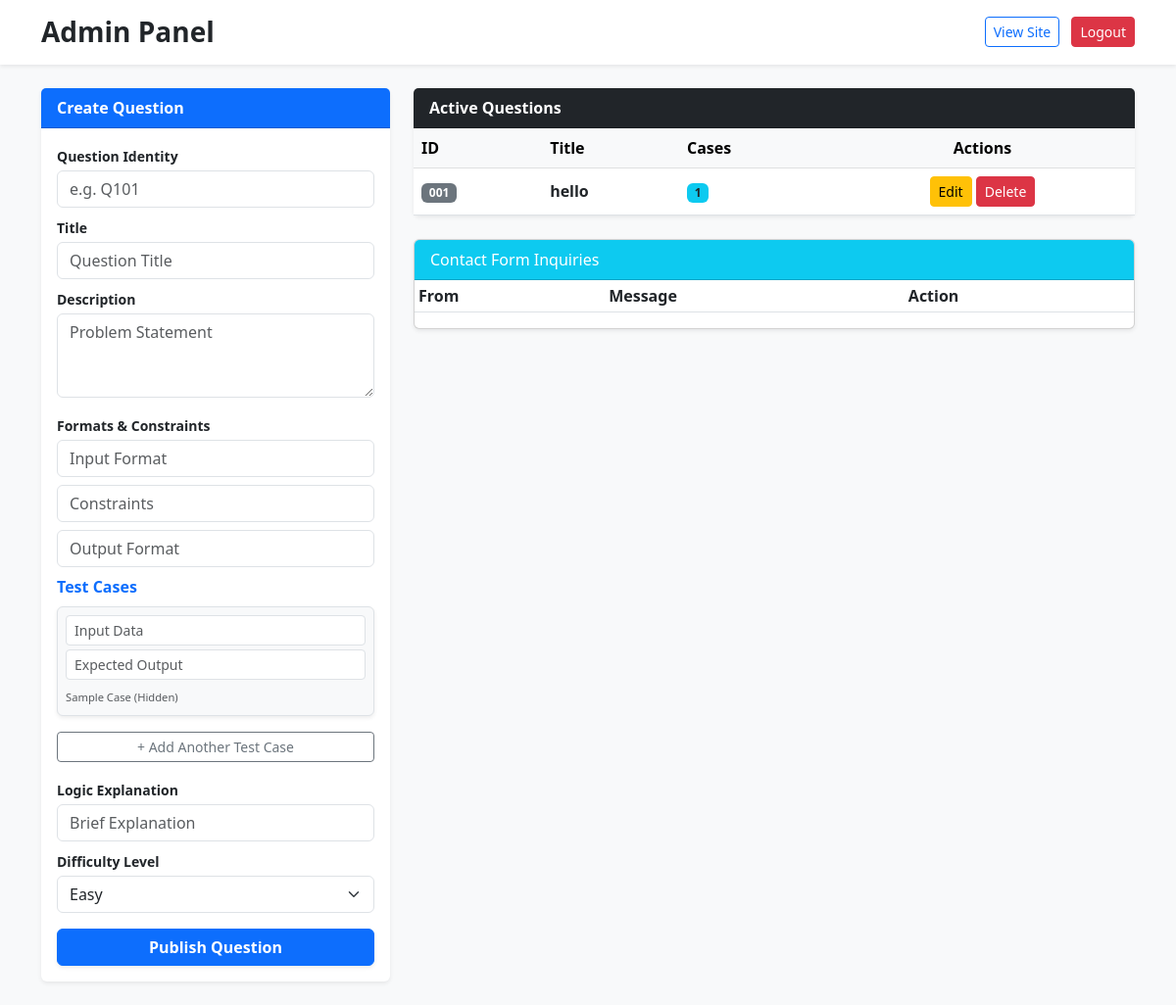
The app's page /admin (signed in), older data.
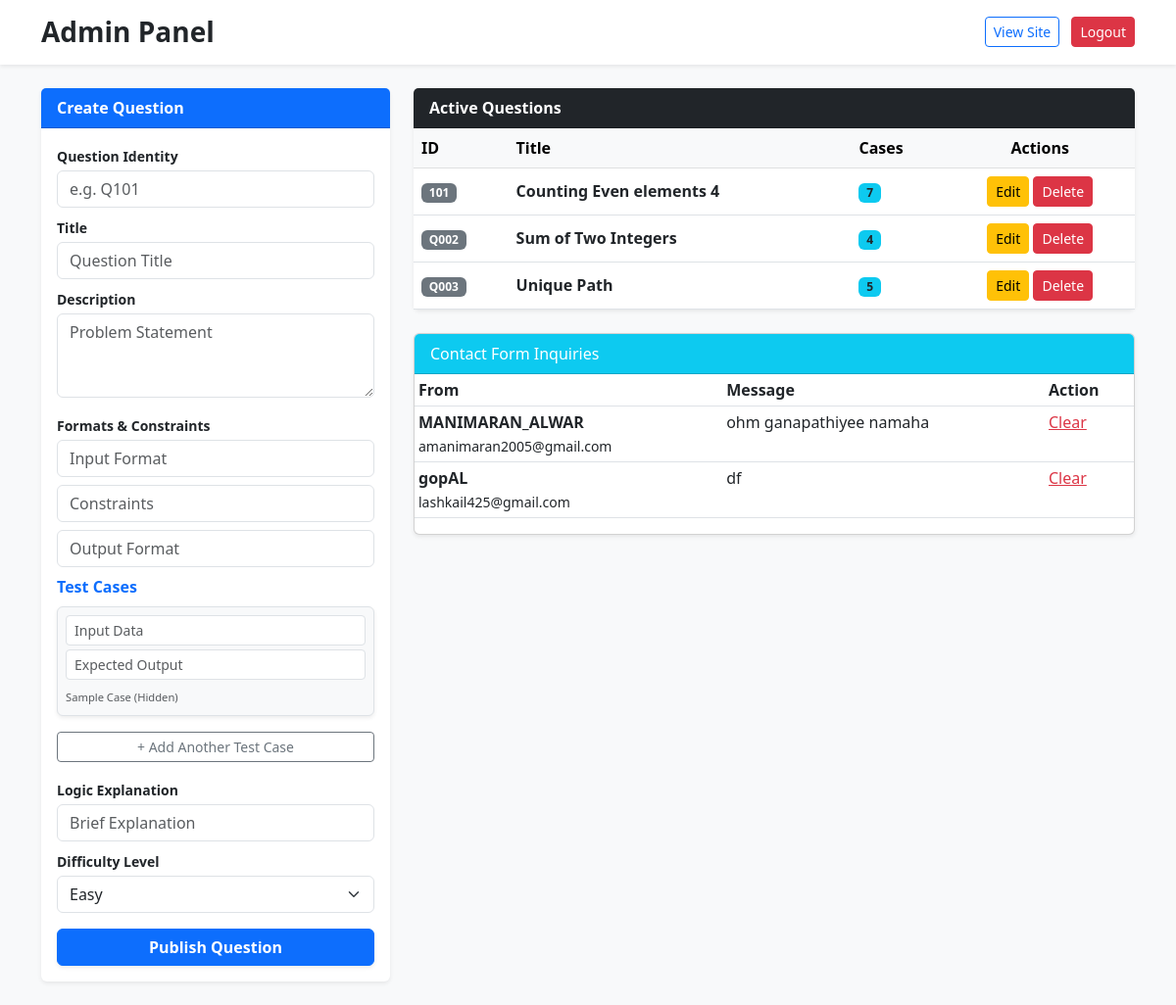
The same page, newer data.
### app.py (models this page shows)
class Question(db.Model):
    id = db.Column(db.Integer, primary_key=True)
    question_id = db.Column(db.String(10), unique=True)
    title = db.Column(db.String(100))
    description = db.Column(db.Text)
    input_format = db.Column(db.Text)
    constraints = db.Column(db.Text)
    output_format = db.Column(db.Text)
    explanation = db.Column(db.Text)
    difficulty = db.Column(db.String(50))
    test_cases = db.relationship('TestCase', backref='question', cascade="all, delete-orphan")

class Message(db.Model):
    id = db.Column(db.Integer, primary_key=True)
    name = db.Column(db.String(100))
    email = db.Column(db.String(100))
    content = db.Column(db.Text)

### app.py (the view)
@app.route('/admin')
@login_required
def admin_panel():
    messages = Message.query.all()
    questions = Question.query.all()
    return render_template('admin.html',  messages=messages, questions=questions)

### app.py (called while the page is built)
@login_manager.user_loader
def load_user(user_id):
    return User.query.get(int(user_id))

### templates/admin.html (shortened to what this page needs)
<!DOCTYPE html>
<html lang="en">
<head>
    <link href="https://cdn.jsdelivr.net/npm/bootstrap@5.3.0/dist/css/bootstrap.min.css" rel="stylesheet">
</head>
<body class="bg-light">
    <div class="container-fluid bg-white shadow-sm mb-4 p-3">
        <div class="container d-flex justify-content-between align-items-center">
            <h3 class="m-0 text-dark fw-bold">Admin Panel</h3>
            <div>
                <a href="/student_problem_view" class="btn btn-outline-primary btn-sm me-2">View Site</a>
                <a href="/logout" class="btn btn-danger btn-sm">Logout</a>
            </div>
        </div>
    </div>
    <div class="container">
        <div class="row">
            <div class="col-lg-4">
                <div class="card mb-4 shadow-sm border-0">
                    <div class="card-header bg-primary text-white fw-bold">Create Question</div>
                    <div class="card-body">
                        <form action="/admin/question_add" method="POST">
                            <label class="small fw-bold mb-1">Question Identity</label>
                            <input type="text" name="question_id" class="form-control mb-2" placeholder="e.g. Q101" required>
                            <label class="small fw-bold mb-1">Title</label>
                            <input type="text" name="title" class="form-control mb-2" placeholder="Question Title" required>
                            <label class="small fw-bold mb-1">Description</label>
                            <textarea name="description" class="form-control mb-3" placeholder="Problem Statement" rows="3"></textarea>
                            <label class="small fw-bold mb-1">Formats & Constraints</label>
                            <input type="text" name="input_format" class="form-control mb-2" placeholder="Input Format" required>
                            <input type="text" name="constraints" class="form-control mb-2" placeholder="Constraints" required>
                            <input type="text" name="output_format" class="form-control mb-2" placeholder="Output Format" required>
                            <div id="test-cases-container" class="mb-3">
                                <label class="fw-bold mb-2 text-primary">Test Cases</label>
                                <div class="test-case-row border rounded p-2 mb-2 bg-light shadow-sm">
                                    <input type="text" name="test_inputs[]" class="form-control form-control-sm mb-1" placeholder="Input Data" required>
                                    <input type="text" name="test_outputs[]" class="form-control form-control-sm mb-1" placeholder="Expected Output" required>
                                    <small class="text-muted" style="font-size: 0.7rem;">Sample Case (Hidden)</small>
                                </div>
                            </div>
                            <button type="button" class="btn btn-sm btn-outline-secondary w-100 mb-3" onclick="addTestCase()">
                                + Add Another Test Case
                            </button>
                            <label class="small fw-bold mb-1">Logic Explanation</label>
                            <input type="text" name="explanation" class="form-control mb-2" placeholder="Brief Explanation" required>
                            <label class="small fw-bold mb-1">Difficulty Level</label>
                            <select class="form-select mb-3" name="difficulty">
                                <option value="Easy">Easy</option>
                            </select>
                            <button type="submit" class="btn btn-primary w-100 fw-bold shadow-sm">Publish Question</button>
                        </form>
                    </div>
                </div>
            </div>
            <div class="col-lg-8">
                <div class="card shadow-sm mb-4 border-0">
                    <div class="card-header bg-dark text-white fw-bold">Active Questions</div>
                    <div class="table-responsive">
                        <table class="table table-hover align-middle mb-0">
                            <thead class="table-light">
                                <tr>
                                    <th>ID</th>
                                    <th>Title</th>
                                    <th>Cases</th>
                                    <th class="text-center">Actions</th>
                                </tr>
                            </thead>
                            <tbody>
                                {% for q in questions %}
                                <tr>
                                    <td><span class="badge bg-secondary">{{ q.question_id }}</span></td>
                                    <td class="fw-semibold">{{ q.title }}</td>
                                    <td>
                                        <span class="badge bg-info text-dark">{{ q.test_cases|length }}</span>
                                    </td>
                                    <td class="text-center">
                                        <a href="/admin/update/{{ q.id }}" class="btn btn-warning btn-sm">Edit</a>
                                        <a href="/admin/delete_question/{{ q.id }}" class="btn btn-danger btn-sm" onclick="return confirm('Delete this question?')">Delete</a>
                                    </td>
                                </tr>
                                {% endfor %}
                            </tbody>
                        </table>
                    </div>
                </div>
                <div class="card shadow-sm">
                    <div class="card-header bg-info text-white">Contact Form Inquiries</div>
                    <div class="table-responsive">
                        <table class="table table-sm">
                            <thead><tr><th>From</th><th>Message</th><th>Action</th></tr></thead>
                            <tbody>
                                {% for m in messages %}
                                <tr>
                                    <td><strong>{{ m.name }}</strong><br><small>{{ m.email }}</small></td>
                                    <td>{{ m.content }}</td>
                                    <td><a href="/admin/delete_msg/{{ m.id }}" class="text-danger">Clear</a></td>
                                </tr>
                                {% endfor %}
                            </tbody>
                        </table>
                    </div>
                </div>
            </div>
        </div>
    </div>
</body>
</html>

### templates/admin.html (style rules this page uses)
.test-case-row { transition: all 0.2s ease; }
.table-responsive { max-height: 500px; overflow-y: auto; }

Row changes from the older to the newer data that the page shows:
changed Question: question_id "001" → "101"; title "hello" → "Counting Even elements 4"; test_cases|length "1" → "7"
added Question: question_id "Q002", title "Sum of Two Integers", test_cases|length "4"
added Question: question_id "Q003", title "Unique Path", test_cases|length "5"
added Message: name "MANIMARAN_ALWAR", email "amanimaran2005@gmail.com", content "ohm ganapathiyee namaha"
added Message: name "gopAL", email "lashkail425@gmail.com", content "df"
